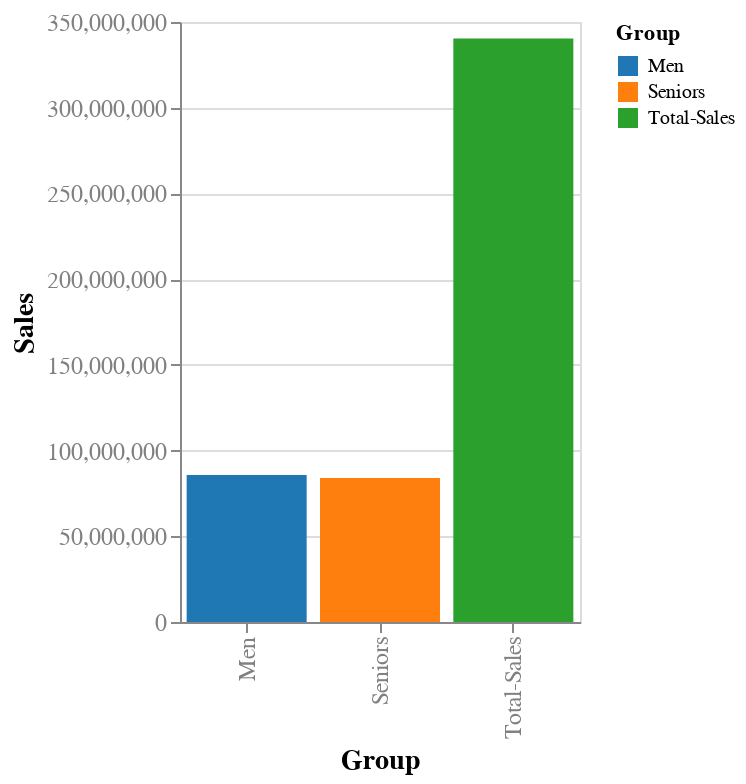

Notebook code cell kept with this figure:
### Code cell
# Sales Analysis (Assignment-2)
# Soumen-Dey: Dec-2024
# Lic: Freeware
# -------------------------------

import pandas as pd
from io import StringIO

import json
from io import FileIO
from json import loads, dumps

from datetime import datetime
from pydrive2.auth import GoogleAuth
from pydrive2.drive import GoogleDrive

from google.colab import drive
from google.colab import auth
from oauth2client.client import GoogleCredentials

# import csv
from os import system, name
from decimal import Decimal, InvalidOperation
from time import sleep
from tabulate import tabulate
import matplotlib.pyplot as plt
import seaborn as sns
import altair as alt

import calendar

# ---------------- CODE ----------------------------------------

# Authenticate and create the PyDrive client.
# This part is crucial for accessing files in your Google Drive
auth.authenticate_user()
gauth = GoogleAuth()
gauth.credentials = GoogleCredentials.get_application_default()
drive = GoogleDrive(gauth)

fName= 'AusApparalSales4thQrt2020.csv'
folderId = '1gOAnUVtJn-xuFkiRr_rvExSKsqdndPyy'

pd.options.mode.copy_on_write = True

grpSorted = pd.DataFrame()
grpTable = ''

def read_file( id_file ) :
      # file_list = drive.ListFile({'q': "title='MyAiFile.txt' and trashed=false"}).GetList()
      title = "title='" + id_file + "' and trashed=false"
      print ('File reading: ', title)

      # #Get the file from the list as per API Spec
      file_list = drive.ListFile({'q': title}).GetList()

      if len(file_list) > 0:
          file = file_list[0]
          file_content = file.GetContentString()

          return file_content
      else:
        print("File : ", id_file , " not found")

# print table
def display_tabular(content):
  global grpTable

  jsonData = json.loads(content)
  grpTable = tabulate(jsonData, headers="keys", tablefmt="grid")

  return grpTable



# Group the data
def group_by_sales(df_local):
      global grpSorted

      n_df = df_local[['Group', 'Sales']]

      df_grp = n_df.groupby(['Group'],sort=False).sum()

      # Sort the group by Descending
      grpSorted = df_grp.sort_values('Sales', ascending = False)
      grpSorted = grpSorted.reset_index() #set index if needed

      maxSalesRow = (grpSorted.iloc[0])
      minSalesRow = (grpSorted.iloc[len(grpSorted)-1])

      json_data_minmax = []

      json_data_minmax.append(
        {
          "Group":  maxSalesRow['Group'],
          "Sales": str(maxSalesRow['Sales']),
          "Type" : "Highest"
        }
      )
      json_data_minmax.append(
        {
          "Group":  minSalesRow['Group'],
          "Sales": str(minSalesRow['Sales']),
          "Type" : "Lowest"
        }
      )
      json_data_minmax.append(
        {
          "Group": "Total-Sales",
          "Sales": str(df_grp.sum().get(key = 'Sales'))
        }
      )

      return json_data_minmax


# Group the data by State
def group_by_sales_state(df_local):
      global grpSorted

      n_df = df_local[['State', 'Sales']]

      df_grp = n_df.groupby(['State'],sort=False).sum()

      # Sort the group by Descending
      grpSorted = df_grp.sort_values('Sales', ascending = False)
      grpSorted = grpSorted.reset_index() #set index if needed

      maxSalesRow = (grpSorted.iloc[0])
      minSalesRow = (grpSorted.iloc[len(grpSorted)-1])

      json_data_minmax = []

      json_data_minmax.append(
        {
          "State":  maxSalesRow['State'],
          "Sales": str(maxSalesRow['Sales']),
          "Type" : "Highest"
        }
      )
      json_data_minmax.append(
        {
          "State":  minSalesRow['State'],
          "Sales": str(minSalesRow['Sales']),
          "Type" : "Lowest"
        }
      )
      json_data_minmax.append(
        {
          "State": "Total-Sales",
          "Sales": str(df_grp.sum().get(key = 'Sales'))
        }
      )

      return json_data_minmax


# Group the data by State -> Group
def group_by_sales_state_demographic(df_local):
      global grpSorted

      n_df = df_local[['State','Group','Sales']]

      df_grp = n_df.groupby(['State','Group'],sort=False).sum()

      # Sort the group by Descending
      # grpSorted = df_grp.sort_values('State','Group','Sales', ascending = False)
      # grpSorted = grpSorted.reset_index() #set index if needed

      print (df_grp)

      # maxSalesRow = (grpSorted.iloc[0])
      # minSalesRow = (grpSorted.iloc[len(grpSorted)-1])

      # json_data_minmax = []

      # json_data_minmax.append(
      #   {
      #     "State":  maxSalesRow['State'],
      #     "Sales": str(maxSalesRow['Sales']),
      #     "Type" : "Highest"
      #   }
      # )
      # json_data_minmax.append(
      #   {
      #     "State":  minSalesRow['State'],
      #     "Sales": str(minSalesRow['Sales']),
      #     "Type" : "Lowest"
      #   }
      # )
      # json_data_minmax.append(
      #   {
      #     "State": "Total-Sales",
      #     "Sales": str(df_grp.sum().get(key = 'Sales'))
      #   }
      # )


      # return json_data_minmax


# Group the data by Month
def group_by_month(df_local):
      global grpSorted

      df_date = df[['Date', 'Sales']]
      df_date['Month'] = pd.to_datetime(df_date['Date']).dt.month
      df_grp = df_date.groupby(['Month']).sum()

      # Sort the group by Descending
      grpSorted = df_grp.sort_values('Sales', ascending = False)
      grpSorted = grpSorted.reset_index() #set index if needed

      # convert month index to str month
      grpSorted['Month'] = grpSorted['Month'].apply(lambda x: calendar.month_abbr[x])

      maxSalesRow = (grpSorted.iloc[0])
      minSalesRow = (grpSorted.iloc[len(grpSorted)-1])

      json_data_minmax = []

      json_data_minmax.append(
        {
          "Month":  str(maxSalesRow['Month']),
          "Sales": str(maxSalesRow['Sales']),
          "Type" : "Highest"
        }
      )
      json_data_minmax.append(
        {
          "Month":  str(minSalesRow['Month']),
          "Sales": str(minSalesRow['Sales']),
          "Type" : "Lowest"
        }
      )
      json_data_minmax.append(
        {
          "Month": "Total-Sales",
          "Sales": str(df_grp.sum().get(key = 'Sales'))
        }
      )

      return json_data_minmax

# Group the data by Week
def group_by_week(df_local):
      global grpSorted

      n_df = df_local[['Date', 'Sales']]
      n_df['Week'] = pd.to_datetime(n_df['Date']).dt.isocalendar().week

      df_grp = n_df.groupby(['Week'],sort=False).sum()

      # Sort the group by Descending
      grpSorted = df_grp.sort_values('Sales', ascending = True)
      grpSorted = grpSorted.reset_index() #set index if needed

      minSalesRow = (grpSorted.iloc[0])
      maxSalesRow = (grpSorted.iloc[len(grpSorted)-1])

      json_data_minmax = []

      json_data_minmax.append(
        {
          "Week":  str(maxSalesRow['Week']),
          "Sales": str(maxSalesRow['Sales']),
          "Type" : "Highest"
        }
      )
      json_data_minmax.append(
        {
          "Week":  str(minSalesRow['Week']),
          "Sales": str(minSalesRow['Sales']),
          "Type" : "Lowest"
        }
      )
      json_data_minmax.append(
        {
          "Week": "Total-Sales",
          "Sales": str(df_grp.sum().get(key = 'Sales'))
        }
      )

      return json_data_minmax

def group_by_PickTimeInADay(df_local):
      n_df = df_local[['Date', 'Time', 'Sales']]
      df_grp = n_df.groupby(['Date','Time'],sort=False).sum()
      ng = df_grp.groupby(['Date'], sort=False)['Sales'].nlargest(1)
      df = pd.DataFrame(ng)

      return df


def dfToJson(df_local):
      result = df_local.to_json(orient="split")
      parsed = loads(result)
      strJson = dumps(parsed)

      return strJson

# --- altair chart theme
def my_custom_theme():
    return {
        "config": {
            "view": {"continuousWidth": 400, "continuousHeight": 300},
            "mark": {"color": "steelblue"},
            "axis": {
                "labelFontSize": 12,
                "titleFontSize": 14,
                "labelColor": "gray",
                "titleColor": "black"
            },
            "range": {
                "category": ["#1f77b4", "#ff7f0e", "#2ca02c", "#d62728", "#9467bd"]
            }
        }
    }

# Register and enable the custom theme
alt.themes.register('my_custom_theme', my_custom_theme)
alt.themes.enable('my_custom_theme')


# ---------------------------------
records = read_file(fName)
# ---------------------------------------------------------

df = pd.read_csv(StringIO(records))
#Process the data
# Data Wrangling Actions

#identify group with hightest sale (Group + Sales)
result_byGrp_list = group_by_sales(df)
json_str = json.dumps(result_byGrp_list)
grpTable = display_tabular(json_str)

#B1
print ("\n\n---------------------[Section - 1: GROUP]--------------------------")
print ('Analysis :')
print ('=======================================================================')

print("Group wise sale",  end="                      |           ")
print("Plots:")
print(grpSorted,                    end="                |           ")
print("\n\nGroup -(Highest & Lowest):\n",grpTable, end="   -  ")

print ("\n")
df = pd.DataFrame(result_byGrp_list)


colors = ['#170c3b', '#fa8d0b']
# Convert 'Sales' column to numeric type
df['Sales'] = pd.to_numeric(df['Sales'])

# Create the bar chart
alt.Chart(df).mark_bar().encode(
    x='Group',
    y='Sales',
    color='Group'
).properties(
     width=200,
     height=300
)
#--------------------------------[End Section -1]--------------------------------

### Figure 1 — Vega-Lite specification as saved in the notebook (floating-point values rounded to 4 significant figures)
{"config": {"view": {"continuousWidth": 400, "continuousHeight": 300}, "mark": {"color": "steelblue"}, "axis": {"labelFontSize": 12, "titleFontSize": 14, "labelColor": "gray", "titleColor": "black"}, "range": {"category": ["#1f77b4", "#ff7f0e", "#2ca02c", "#d62728", "#9467bd"]}}, "data": {"name": "data-0aacdc438c6bf4207fa729f80228ca18"}, "mark": {"type": "bar"}, "encoding": {"color": {"field": "Group", "type": "nominal"}, "x": {"field": "Group", "type": "nominal"}, "y": {"field": "Sales", "type": "quantitative"}}, "height": 300, "width": 200, "$schema": "https://vega.github.io/schema/vega-lite/v5.20.1.json", "datasets": {"data-0aacdc438c6bf4207fa729f80228ca18": [{"Group": " Men", "Sales": 85750000, "Type": "Highest"}, {"Group": " Seniors", "Sales": 84037500, "Type": "Lowest"}, {"Group": "Total-Sales", "Sales": 340302500, "Type": null}]}}
